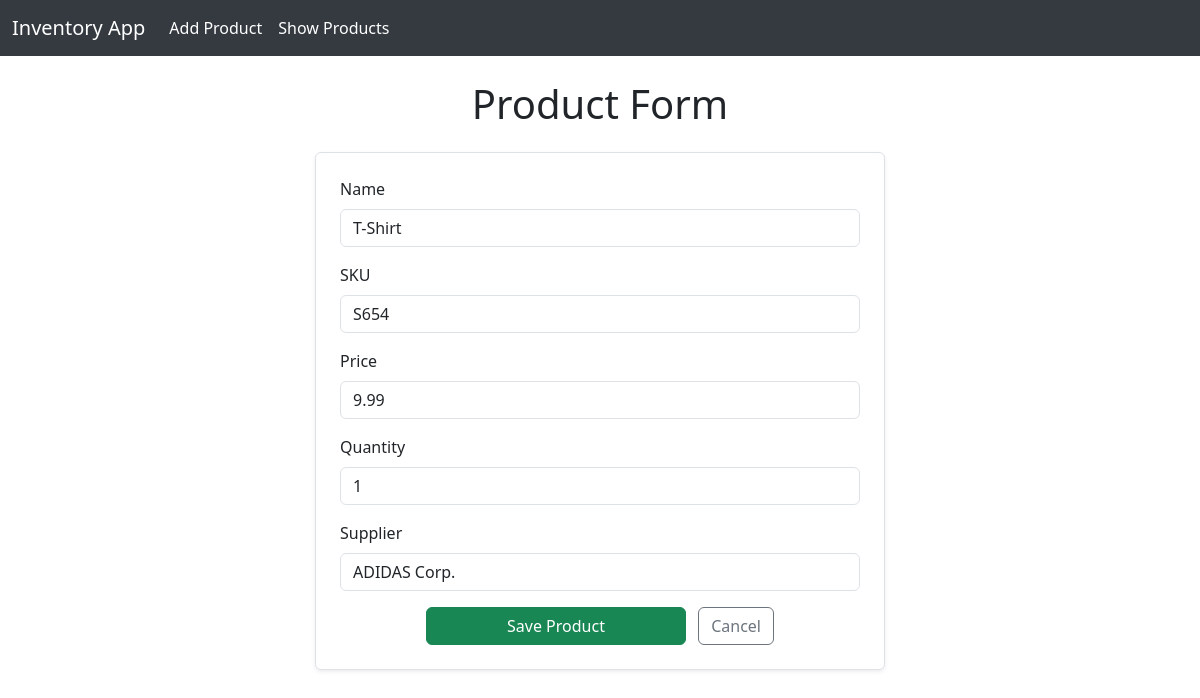
The page /update/4/ on the database its author committed.
### invApp/models.py (models this page shows, shortened)
class Product(models.Model):
    product_id = models.AutoField(primary_key=True)
    name = models.CharField(max_length=100)
    sku = models.CharField(max_length=50, unique=True)
    price = models.FloatField()
    quantity = models.IntegerField()
    supplier = models.CharField(max_length=100)

### invApp/views.py (the view)
# urls.py: path('update/<int:product_id>/', views.product_update_view, name='product_update'),
def product_update_view(request, product_id):
    product = Product.objects.get(product_id=product_id)
    if request.method == 'POST':
        form = ProductForm(request.POST, instance=product)
        if form.is_valid():
            form.save()
            return redirect('product_list')
    else:
        form = ProductForm(instance=product)
    return render(request, 'invApp/product_form.html', {'form': form})

### invApp/forms.py (shortened to what this page needs)
class ProductForm(forms.ModelForm):
    class Meta:
        model = Product
        fields = '__all__'
        labels = {
            'product_id': 'Product ID',
            'name': 'Name',
            'sku': 'SKU',
            'price': 'Price',
            'quantity': 'Quantity',
            'supplier': 'Supplier',
        }
        widgets = {
            'product_id': forms.NumberInput(attrs={'placeholder': 'e.g. 1', 'class': 'form-control'}),
            'name': forms.TextInput(attrs={'placeholder': 'e.g. shirt', 'class': 'form-control'}),
            'sku': forms.TextInput(attrs={'placeholder': 'e.g. S12345', 'class': 'form-control'}),
            'price': forms.NumberInput(attrs={'placeholder': 'e.g. 19.99', 'class': 'form-control'}),
            'quantity': forms.NumberInput(attrs={'placeholder': 'e.g. 10', 'class': 'form-control'}),
            'supplier': forms.TextInput(attrs={'placeholder': 'e.g. ABC Corp.', 'class': 'form-control'}),
        }

### invApp/templates/invApp/product_form.html (shortened to what this page needs)
{% extends "invApp/layout.html" %}
{% block content %}
<h1 class="text-center mt-4">Product Form</h1>
<div class="row justify-content-center">
    <form method="POST" class="p-4 mt-3 col-12 col-md-8 col-lg-6 shadow-sm border rounded bg-white">
        {% for field in form %}
            <div class="mb-3">
                <label for="{{ field.id_for_label }}" class="form-label">{{ field.label }}</label>
                {{ field }}
            </div>
        {% endfor %}
        <div class="text-center">
            <button class="btn btn-success w-50" type="submit">Save Product</button>
            <a href="{% url 'product_list' %}" class="btn btn-outline-secondary ms-2">Cancel</a>
        </div>
    </form>
</div>
{% endblock %}

### invApp/templates/invApp/layout.html (style rules this page uses)
body { padding-top: 56px; }

### rows shown on the page
Product: form "T-Shirt" "S654" "9.99" "1" "ADIDAS Corp."

### other values the page prints
{{ field.label }} "Name" "SKU" "Price" "Quantity" "Supplier"
